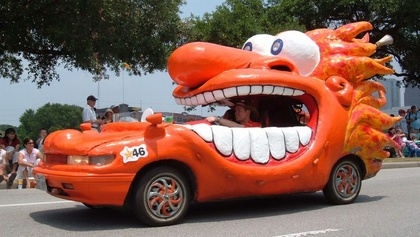
%> input picture SEMINARII/Filtru invers/Car.jpg, 420 x 237 px, shrunk from 900 x 508 before the run
$ octave --eval "grafic_spectru_Fourier('../Filtru invers/Car.jpg');"   (GNU Octave 9; MATLAB toolbox functions it lacks are replaced by stand-ins)
%> lines starting %> are read from the running program, lines starting %| are printed output that depends on the picture
function [] = grafic_spectru_Fourier(nume)
%> called with nume = '../Filtru invers/Car.jpg'
    % Vizualizarea spectrului pentru pixelii unei imagini cu/fara centrare
    % imaginea poate fi RGB, se converteste la nuante de gri pentru calcul
    % I: nume - identificator fisier cu imaginea utilizata
    % E: -
    % exemple de apel:
    % grafic_spectru_Fourier('Lena_gs.bmp');

    poza=imread(nume);     %preluare imagine
%> poza is the input picture: size 237x420x3 uint8; mean R, G, B 131.6, 94.2, 81.8
    [m,n,p]=size(poza);
%> m = 237; n = 420; p = 3
    if p>1
        I=rgb2gray(poza);
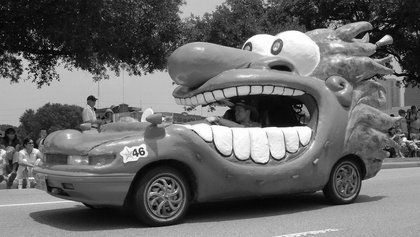
%> I: size 237x420 uint8; min 0, max 255, mean 103.9
    else
        I=poza;
    end;

    f=double(I);

    % spectrul reprezentarii Fourier pentru imaginea originala
    g=fft2(f);      % transformarea Fourier a imaginii originale
    sp=abs(g);
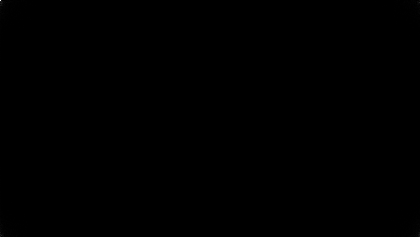
%> sp: size 237x420 double; min 3.58, max 10346839, mean 6092.1; drawn with min black and max white
    figure
        mesh(sp);
        axis tight;
        title('Spectrul imaginii originale');
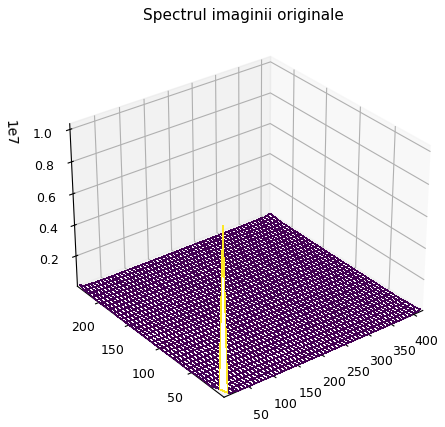
%> figure redrawn from the program's plot data

    % spectrul reprezentarii Fourier pentru imaginea centrata
    % centrare
    for i=1:m
        for j=1:n
            f(i,j)=f(i,j)*(-1)^(i+j);
        end;
    end;
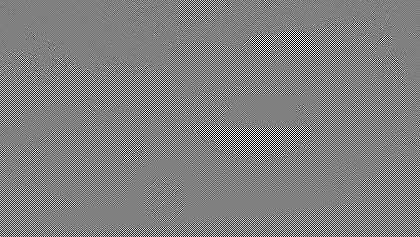
%> f: size 237x420 double; min -255, max 255, mean 0; drawn with min black and max white
    g=fft2(f);  % transformarea Fourier a imaginii centrate
    sp=abs(g);
%> `grafic_spectru_Fourier('../Filtru invers/Car.jpg');`:
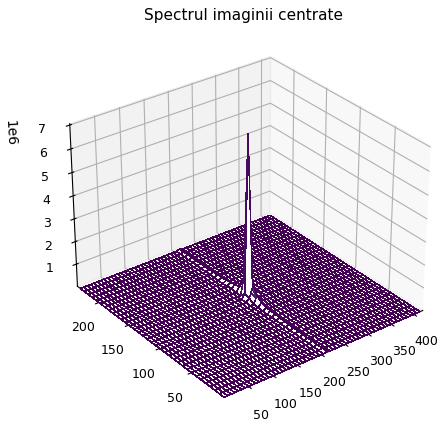
%> figure redrawn from the program's plot data
    figure
        mesh(sp);
        axis tight;
        title('Spectrul imaginii centrate');
end

$ run again, on SEMINARII/Filtru invers/mb.png
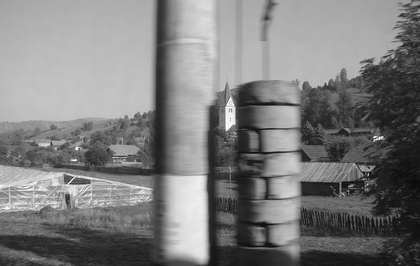
%> input picture SEMINARII/Filtru invers/mb.png, 420 x 266 px, shrunk from 1198 x 759 before the run
%> in grafic_spectru_Fourier, poza is the input picture: size 266x420 uint8; min 6, max 255, mean 124.6
%> after the loop in grafic_spectru_Fourier, `for i=1:m`:
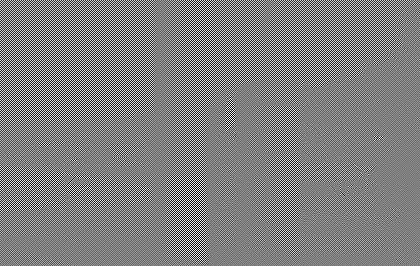
%> f: size 266x420 double; min -255, max 255, mean 0; drawn with min black and max white
%> `grafic_spectru_Fourier('../Filtru invers/Car.jpg');`:
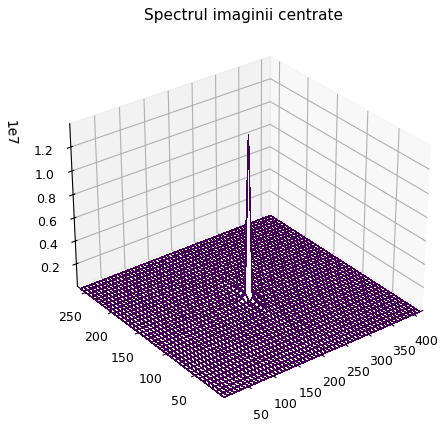
%> figure redrawn from the program's plot data
